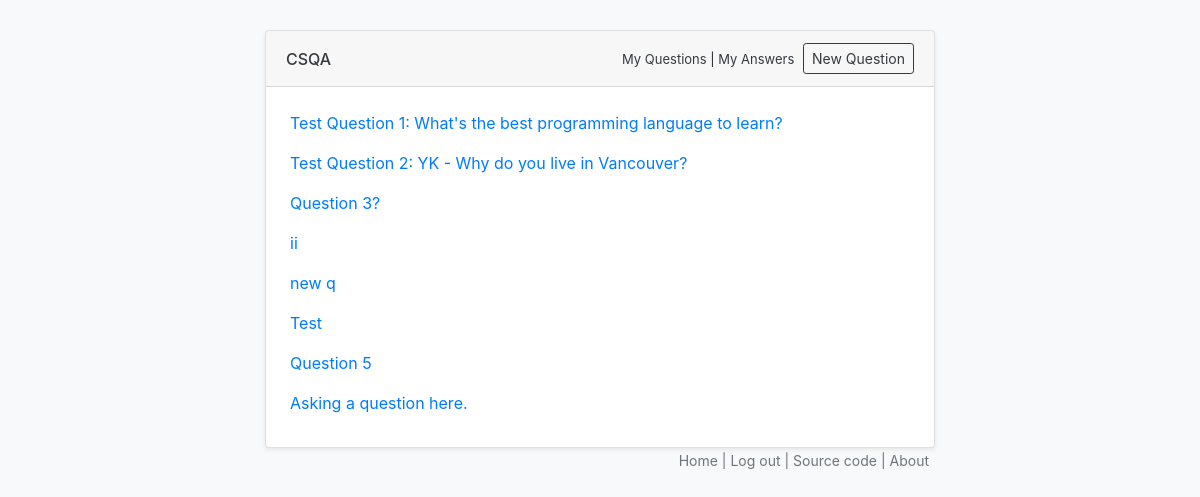
The app's page /question/my_questions/ (signed in) with its own data.
### main/models.py (models this page shows, shortened)
class Question(models.Model):
    user = models.ForeignKey(User, on_delete=models.CASCADE)
    title = models.CharField(max_length=200)
    body = models.TextField(blank=True, null=True)
    created     = models.DateTimeField(editable=False)
    modified    = models.DateTimeField()

### questions/views.py (the view)
# urls.py: path('question/my_questions/', myQuestionsView, name='my-questions'),
def myQuestionsView(request):
    current_user = request.user
    questions = Question.objects.filter(user_id = current_user.id)
    questions_exist = len(questions) > 0
    return render(request, 'my_questions.html',
                  {'current_user': current_user, 'questions': questions,
                   'questions_exist': questions_exist})

### templates/my_questions.html (shortened to what this page needs)
{% extends "base.html" %}
{% block content %}
{% for question in questions %}
    <p>
        <a href="/question/{{question.id}}">{{ question.title }}</a>
    </p>
{% endfor %}
{% endblock %}

### records on screen
Question: title "Test Question 1: What's the best programming language to learn?"
Question: title "Test Question 2: YK - Why do you live in Vancouver?"
Question: title "Question 3?"
Question: title "ii"
Question: title "new q"
Question: title "Test"
Question: title "Question 5"
Question: title "Asking a question here."
